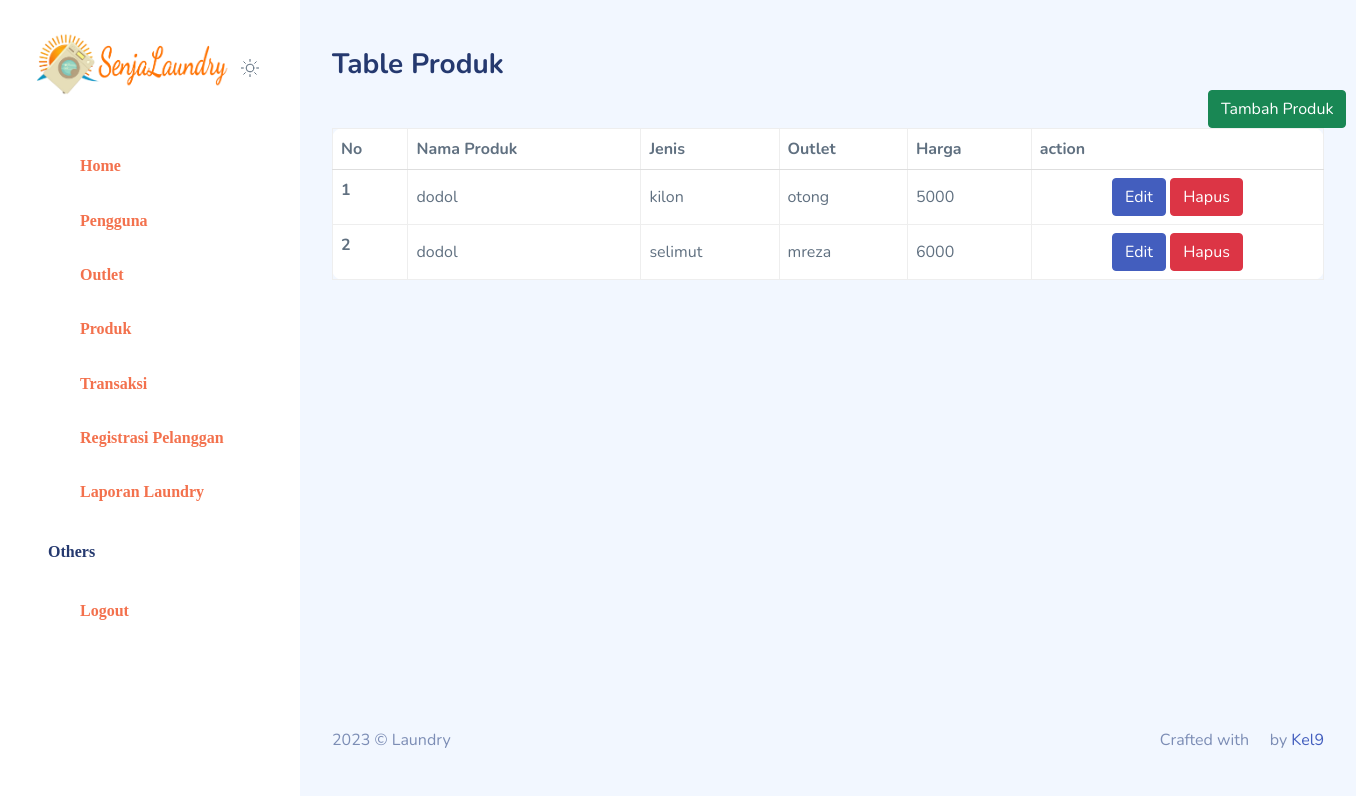
/views/produk/v_list_produk.php (signed in), run on the app's committed database.
### tables this page shows
CREATE TABLE `tb_paket` (
  `id` int(11) NOT NULL,
  `id_outlet` int(11) NOT NULL,
  `jenis` enum('kilon','selimut','bed_cover','kaos','lain') DEFAULT NULL,
  `nama_paket` varchar(100) NOT NULL,
  `harga` int(11) NOT NULL
);

CREATE TABLE `tb_outlet` (
  `id` int(11) NOT NULL,
  `nama` varchar(100) NOT NULL,
  `alamat` text NOT NULL,
  `tlp` varchar(15) NOT NULL
);

### controllers/c_produk.php (called while the page is built, shortened)
<?php
class c_produk{
    public function koneksi(){
        $conn = mysqli_connect("localhost", "root", "", "laundry");
        return $conn;
    }
    public function tampil_data(){
        $conn = $this->koneksi();
        $batas =90;
        $query2 = mysqli_query($conn, "SELECT * FROM tb_paket");
        $jmldata = mysqli_num_rows($query2);
        $jmlhalaman = ceil($jmldata/$batas);
        $page = (isset($_GET['page'])) ? $_GET['page']:1;
        $posisi = ($page - 1) * $batas;
    if (isset($_POST['search'])) {
            $ser = $_POST['cari'];
            $query = "SELECT * FROM tb_paket WHERE jenis = '$ser' or nama_paket = '$ser' or harga = '$ser'";
        } else {
            $query = "SELECT * FROM tb_paket";
        }
        $data = mysqli_query($conn, $query);
            while($d = mysqli_fetch_object($data)){
                $hasil[] = $d;
            }
            return $hasil;
    }
}

### controllers/c_outlet.php (called while the page is built, shortened)
<?php
class c_outlet{
    public function koneksi(){
        $conn = mysqli_connect("localhost", "root", "", "laundry");
        return $conn;
    }
    public function getoutlet() {
        $conn = $this->koneksi();
         $outlett = "SELECT * FROM tb_outlet";
        $data = mysqli_query($conn, $outlett);
            while($d = mysqli_fetch_object($data)){
                $hasil[] = $d;
            }
            return $hasil;
    }
}

### views/produk/v_list_produk.php (the view, shortened to what this page needs)
<?php
include_once "../template/header.php";
include_once "../template/sidebar.php";
include_once "../../controllers/c_produk.php";
include_once '../../controllers/c_outlet.php';
$waduh = new c_produk();
$perin2 = new c_outlet();
?>
      <div id="main">
        <div class="page-heading">
          <div class="page-title">
            <div class="row">
              <div class="col-12 col-md-6 order-md-1 order-last">
                <h3>Table Produk</h3>
              </div>
              <div class="col-12 col-md-6 order-md-2 order-first">
              </div>
            </div>
          </div>
          <section class="section">
            <div class="row" id="table-bordered">
              <div class="col-12">
              <a style=" margin-left:876px; margin-bottom:9px;"href="v_tambah_produk.php"><button type="button" class="btn btn-round btn-success">Tambah Produk</button></a>
                <div class="card">
                    <div class="table-responsive">
                      <table class="table table-bordered mb-0">
                        <thead>
                          <center>
                          <tr>
                            <th>No</th>
                            <th>Nama Produk</th>
                            <th>Jenis</th>
                            <th>Outlet</th>
                            <th>Harga</th>
                            <th>action</th>
                          </tr>
                          </center>
                        </thead>
                        <tbody>
                          <?php
                                            $no=1;
                                            foreach ($waduh->tampil_data() as $de ){?>
                                                <tr>
                                                    <th scope="row"><?php echo $no++?></th>
                                                    <td><?php echo $de->nama_paket?></td>
                                                    <td><?php echo $de->jenis?></td>
                                                    <?php foreach ($perin2->getoutlet() as $dot) {
                                            if ($de->id_outlet == $dot->id) { ?>
                                                    <td><?php echo $dot->nama?></td>
                                                    <?php }}?>
                                                    <td><?php echo $de->harga?></td>
                                                    <th>
                                                    <center>
                                              <a href="v_edit_produk.php?id=<?= $de->id ?>"><button type="button" class="btn btn-round btn-primary">Edit</button></a>
                            <a onclick="return confirm('Apakah yakin data akan di hapus?')" href="../../routers/r_produk.php?id=<?= $de->id ?>&aksi=hapus"><button type="button" name="hapus" class="btn btn-round btn-danger">Hapus</button></a>
                            </center>
                                                    </th>
                                                </tr>
                                                <?php }?>
                        </tbody>
                      </table>
                    </div>
                  </div>
                </div>
              </div>
            </div>
<?php
include_once "../template/footer.php";
?>

### data on the page
tb_paket: nama_paket "dodol", jenis "kilon", harga "5000"
tb_outlet: nama "otong"
tb_paket: nama_paket "dodol", jenis "selimut", harga "6000"
tb_outlet: nama "mreza"
